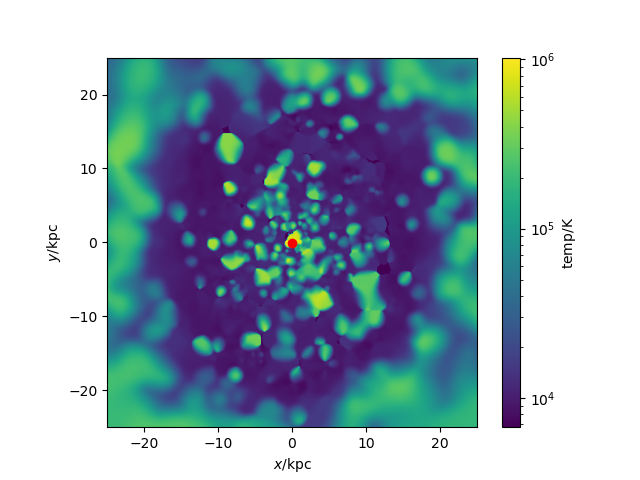

This chart was generated by the following Python code:
#galaxy 316 gas temp code with BH pos
import pynbody
import numpy as np
from matplotlib import colors
import pynbody.plot.sph as sph
import matplotlib.pyplot as plt

#loading snapshot
s=pynbody.load('/mnt/data0/jillian/gguaman/r316/cosmo25p.768sg1bwK1BHe75.007779')

#setting to physical units
s.physical_units()

#centering halo
pynbody.analysis.angmom.faceon(s)

#creating slice to show gas temp
sph.image(s.g,qty="temp",width=40,denoise=True,approximate_fast=False,log=True)

#function to find BH
def findBH(s):
    BHfilter=pynbody.filt.LowPass('tform',0.0)
    BH=s.stars[BHfilter]
    return BH
BH=findBH(s)
print("The number of black holes is",len(BH))

#distance BH is from galaxy
#with pynbody.analysis.halo.center(s, mode='hyb'):
print([s],['pos'])

BHposition = BH['pos']
print("The black hole's position is", BH['pos'].in_units('kpc'))

#putting BH x in column
BHx=BHposition[[0],0]
#print(BHx)

#putting BH y in column
BHy=BHposition[[0],1]
#print(BHy)

#putting BH z in column
BHz=BHposition[[0],2]
#print(BHz)

#plotting BH position
plt.plot(BHx,BHy, 'ro')

#plt.show()
plt.savefig("galaxy316_temp.png")
